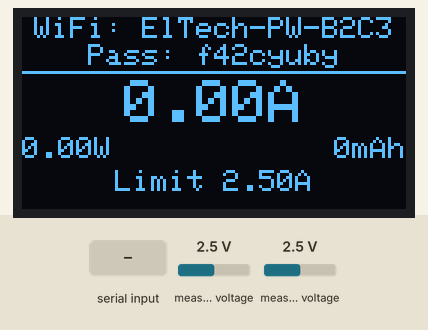
Recording of a sketch running on a simulated ESP32-C3. On the bench: 128×64 one-colour display. Wiring (inferred from the names in the program): ADS1115 converter at I2C address 0x48. The inputs (shaded band) are chosen by the test bench; at power-on: measured voltage 2.5 V. Random numbers use the default seed unless the sketch sets one; EEPROM starts erased; what the sketch prints to the serial monitor is not drawn.

Above: at 9.4 s.
9.5 s: measured voltage (sensor 200) set to 0.1 V
At 12.4 s:
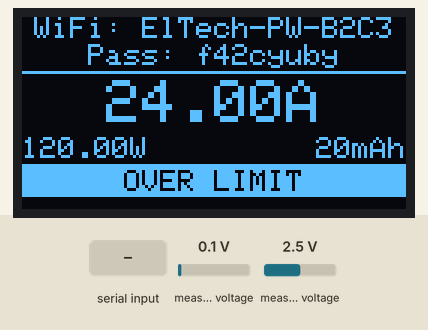
12.5 s: "z90\n" received over Serial
At 13.18 s:
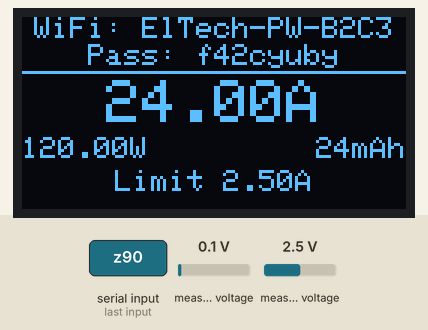
14.9 s: measured voltage (sensor 201) set to 0.1 V
At 15.18 s:
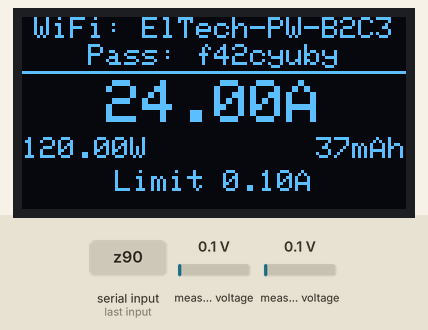
16.9 s: measured voltage (sensor 200) set to 2.5 V
At 18.5 s:
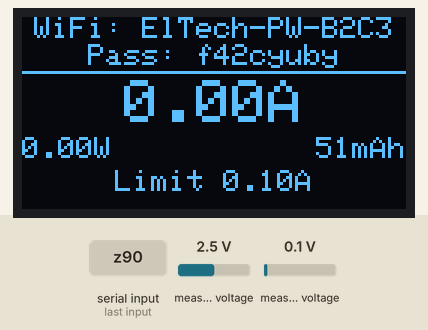
18.9 s: "r90\n" received over Serial
At 20.1 s:
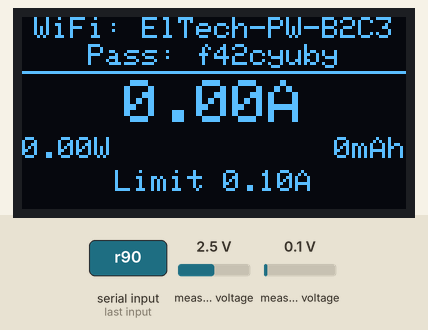
20.9 s: measured voltage (sensor 201) set to 1.2 V
At 21.3 s:
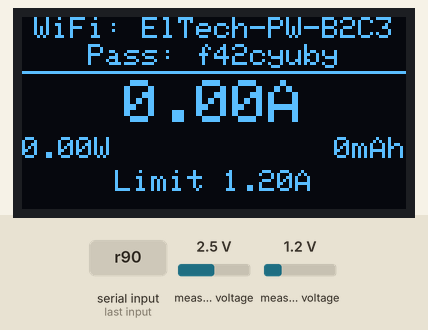
Timing chart, 0 to 23.4 s (numbered marks = the images above; inputs shaded):
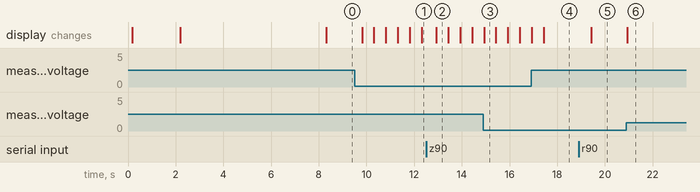

Measured:
- after the input at 9.5 s, the display: first changes after 0.32 s (image 1 shows a later state)
- after the input at 18.9 s, the display: changes after 0.53 s (image 5)
- after the input at 20.9 s, the display: changes at once (image 6)
- what the display in image 2 shows lasts 0.5 s, from 12.9 s to 13.4 s

The sketch:

power_meter.ino
```cpp
// ElTech-Online ESP32 Power Meter — measures the current a low-voltage DC
// device draws, and shows amps, watts and battery use (mAh) on an OLED and a
// web page.
//
// BETA: this sketch compiles but has not been fully tested on hardware yet.
//
// Three techniques in one kit:
//   - ACS712 current sensor  -> CURRENT SENSING: current becomes a voltage
//   - ADS1115 converter      -> an EXTERNAL ADC, far more precise than the
//                               ESP32's own, talked to over I2C register by register
//   - Logic level converter  -> LEVEL SHIFTING: letting a 5 V part and a 3.3 V
//                               board share the same I2C wires safely
// The potentiometer (the knob) sets an over-current warning limit.
//
// SAFETY: LOW-VOLTAGE DC ONLY (batteries, USB, bench supplies up to 24 V).
// Never connect mains electricity to this kit.
//
// Libraries needed (Arduino IDE Library Manager):
//   Adafruit SH110X
//   Adafruit GFX Library
// (click "Install all" if it offers Adafruit BusIO. WiFi and WebServer are
// built into the ESP32 board package. The ADS1115 needs NO library: this
// sketch talks to it directly, which is the lesson.)
// Board package: esp32 by Espressif Systems
//
// How to use:
//   1. Flash this sketch with nothing connected to the sensor's screw terminals.
//   2. Open the web page (WiFi name and password are on the OLED) and press
//      "Set zero". This teaches the meter what "no current" looks like.
//   3. Wire the sensor's two screw terminals IN SERIES with your load: cut
//      into ONE wire going to the load, and put the sensor in the gap.
//   4. Type your supply voltage on the page so the watts are right.
// Full source, wiring diagram and setup guide: github.com/eltech-online/eltech-esp32-power-meter
//
// ---------------------------------------------------------------------------
// New to Arduino code? How to read this file
// ---------------------------------------------------------------------------
// Lines starting with // are comments: notes for people, ignored by the board.
// The file is in this order, and you can read it top to bottom:
//   1. Settings       - pin numbers and sensor values you can safely change
//   2. ADS1115        - reading a voltage from the converter chip over I2C
//   3. Measuring      - turning that voltage into amps, watts and mAh
//   4. Web server     - what the board sends to your browser
//   5. setup()        - runs ONCE when the board is powered on
//   6. loop()         - then runs over and over, forever
//   7. OLED screen    - drawing the readings on the display
//   8. Self-test      - checking every part works at power-on
// A good first experiment: change LIMIT_FULL_SCALE_AMPS below and upload.

#include <WebServer.h>
#include <Preferences.h>   // saves the zero point and supply voltage in flash
#include <Wire.h>          // the I2C bus
#include <Adafruit_GFX.h>
#include <Adafruit_SH110X.h>

// ---- WiFi Access Point settings ----
// Leave both empty ("") and every board gets its OWN network name (e.g.
// "ElTech-PW-A3F2") and its OWN random 8-character password, saved in flash.
// Or type your own: name up to 32 characters, password 8-63 characters.
const char* AP_SSID     = "";
const char* AP_PASSWORD = "";
const bool  AP_OPEN_NETWORK = false;  // true = no password at all
#define KIT_SSID_PREFIX "ElTech-PW-"
#define KIT_PREFS       "power"       // name of this kit's flash "notebook"
#include "eltech_wifi.h"     // starts the WiFi network (second tab in the IDE)
#include "logo_bitmap.h"     // shop logo bitmap for the OLED splash screen
#include "page_template.h"   // the web page's HTML

// ---- I2C ----
#define I2C_SDA 8
#define I2C_SCL 9
#define OLED_ADDR    0x3C   // try 0x3D if the screen stays blank
#define ADS1115_ADDR 0x48   // the ADS1115's address with its ADDR pin on GND

// ---- Which ADS1115 input is which ----
#define CHANNEL_CURRENT 0   // A0 = ACS712 OUT
#define CHANNEL_KNOB    1   // A1 = potentiometer middle pin

// ---- The current sensor ----
// The ACS712 turns current into voltage. With no current its output sits at
// half its supply (about 2.5 V), and it moves 100 mV for every amp: up for
// current one way, down for the other. This number is for the 20 A version.
// (The 5 A version is 185 mV per amp and the 30 A version is 66.)
const float SENSOR_MV_PER_AMP = 100.0;
// Readings closer to zero than this are shown as 0. The sensor's output is a
// little noisy, and a meter that flickers between 0.02 and -0.03 A with
// nothing connected just looks broken.
const float NOISE_FLOOR_AMPS = 0.06;

// Turning the knob from one end to the other sets the warning limit from 0 A
// up to this many amps.
const float LIMIT_FULL_SCALE_AMPS = 5.0;

#define SCREEN_WIDTH 128
#define SCREEN_HEIGHT 64

Adafruit_SH1106G display(SCREEN_WIDTH, SCREEN_HEIGHT, &Wire, -1);
WebServer server(80);

bool oledOK = false, adsOK = false, sensorOK = false;
bool selfTestPassed = false;

// Saved in flash:
float zeroMv = 2500.0;      // the sensor's output with no current flowing
bool zeroSaved = false;
float supplyVolts = 5.0;    // your load's supply voltage, typed on the web page

// The latest measurements. "float" is a number with a decimal point.
float sensorMv = 0;         // raw sensor output, in millivolts
float amps = 0;
float watts = 0;
float limitAmps = 0;        // set by the knob
double mAh = 0;             // charge used so far (what battery capacity is measured in)
double wattHours = 0;       // energy used so far
bool overLimit = false;

void centerText(const String& text, int y, int textSize);
void drawDataScreen();
bool runSelfTest();

// ---------------------------------------------------------------------------
// ADS1115 — reading a voltage over I2C, without a library
// ---------------------------------------------------------------------------
// Why not just use one of the ESP32's own analog pins? Two reasons:
//   - the ESP32's ADC has 12 bits (4096 steps) and is not very straight;
//     the ADS1115 has 16 bits (65536 steps) and is accurate
//   - the ESP32 can only measure up to about 2.5 V, and this sensor's output
//     goes up to nearly 5 V
//
// An I2C chip is a set of numbered "registers", like pigeonholes. You write a
// number into one to tell the chip what to do, and read a number out of
// another to get the answer. The ADS1115 has two that matter here:
//   register 1 = CONFIG:     what to measure and how
//   register 0 = CONVERSION: the result
//
// The 16 bits written to CONFIG mean (see the ADS1115 datasheet, table 8):
//   bit 15      1    = start one measurement now
//   bits 14-12  100  = measure input A0 against ground (101 = A1, 110 = A2, 111 = A3)
//   bits 11-9   000  = range +/-6.144 V  (each step is then 0.1875 mV)
//   bit 8       1    = measure once, then sleep
//   bits 7-5    100  = 128 measurements per second
//   bits 4-0    00011 = alert pin not used
// Put together for A0 that is 1100 0001 1000 0011 in binary = 0xC183 in hex.
const float ADS_MV_PER_STEP = 0.1875;

// Reads one input (0-3) and returns its voltage in millivolts, or -1 if the
// chip didn't answer.
float readAdsMillivolts(int channel) {
  uint16_t config = 0xC183 + (channel << 12);   // put the channel into bits 14-12

  // Write the two bytes of config into register 1.
  Wire.beginTransmission(ADS1115_ADDR);
  Wire.write(1);                // which register
  Wire.write(config >> 8);      // the top 8 bits...
  Wire.write(config & 0xFF);    // ...then the bottom 8 bits
  if (Wire.endTransmission() != 0) return -1;   // not 0 = the chip didn't answer

  delay(9);                     // one measurement takes 1/128 s = about 8 ms

  // Point at register 0, then read its two bytes.
  Wire.beginTransmission(ADS1115_ADDR);
  Wire.write(0);
  if (Wire.endTransmission() != 0) return -1;
  if (Wire.requestFrom(ADS1115_ADDR, 2) != 2) return -1;
  int16_t steps = (Wire.read() << 8) | Wire.read();   // glue the two bytes back together

  return steps * ADS_MV_PER_STEP;
}

// The same, averaged over several readings for a steadier number.
float readAdsAveraged(int channel, int samples) {
  float total = 0;
  for (int i = 0; i < samples; i++) {
    float mv = readAdsMillivolts(channel);
    if (mv < 0) return -1;
    total += mv;
  }
  return total / samples;
}

// ---------------------------------------------------------------------------
// Measuring
// ---------------------------------------------------------------------------

// Takes the readings and works out amps, watts and the running totals.
// Called every half second from loop().
void measure() {
  static unsigned long lastMs = 0;

  float mv = readAdsAveraged(CHANNEL_CURRENT, 8);
  float knobMv = readAdsMillivolts(CHANNEL_KNOB);
  if (mv < 0 || knobMv < 0) {       // the chip stopped answering
    adsOK = false;
    return;
  }
  adsOK = true;
  sensorMv = mv;

  // Current: how far the output has moved from its no-current level, divided
  // by how far it moves per amp. Example: 2650 mV with zero at 2500 mV is
  // 150 mV away, and 150 / 100 = 1.5 A.
  amps = (sensorMv - zeroMv) / SENSOR_MV_PER_AMP;
  if (fabs(amps) < NOISE_FLOOR_AMPS) amps = 0;
  amps = fabs(amps);                // show it positive whichever way round it is wired

  // Power in watts = volts x amps.
  watts = supplyVolts * amps;

  // The knob: 0-5 V on its middle pin becomes 0 to LIMIT_FULL_SCALE_AMPS.
  limitAmps = constrain(knobMv / 5000.0, 0.0, 1.0) * LIMIT_FULL_SCALE_AMPS;
  overLimit = limitAmps > 0.05 && amps > limitAmps;

  // Running totals. Current x time = charge. We know the current now and how
  // long it is since the last measurement, so each time round we add that
  // small slice on. 3600000 is the number of milliseconds in an hour.
  unsigned long now = millis();
  if (lastMs != 0) {
    double hours = (now - lastMs) / 3600000.0;
    mAh += amps * 1000.0 * hours;
    wattHours += watts * hours;
  }
  lastMs = now;
}

// Saves the sensor's present output as "no current". Returns a message.
String setZero() {
  float mv = readAdsAveraged(CHANNEL_CURRENT, 32);
  if (mv < 0) return "The ADS1115 is not answering. Check the wiring.";
  if (mv < 2000 || mv > 3000) {
    return "Reading of " + String(mv, 0) + " mV is not near 2500. Is current flowing, or the sensor on 3.3V?";
  }
  zeroMv = mv;
  zeroSaved = true;
  Preferences prefs;
  prefs.begin(KIT_PREFS, false);
  prefs.putFloat("zero_mv", zeroMv);
  prefs.end();
  return "Zero saved: " + String(zeroMv, 1) + " mV.";
}

// ---------------------------------------------------------------------------
// Web server
// ---------------------------------------------------------------------------
// A browser asks the board for an address, and the matching function below
// sends the answer. setup() connects each address to its function.

void handleRoot() {
  server.sendHeader("Cache-Control", "no-store, no-cache, must-revalidate");
  server.send(200, "text/html", PAGE_TEMPLATE);
}

void handleStyle() {
  server.send(200, "text/css", STYLE_CSS);
}

// "/data" -> the measurements as JSON, a simple text format programs can read.
// The page asks for it once a second.
String dataJson(const String& message) {
  String json = "{";
  json += "\"amps\":\"" + String(amps, 2) + " A\",";
  json += "\"watts\":\"" + String(watts, 2) + " W\",";
  json += "\"mah\":\"" + String(mAh, 1) + " mAh\",";
  json += "\"wh\":\"" + String(wattHours, 3) + " Wh\",";
  json += "\"limit\":\"" + String(limitAmps, 2) + " A\",";
  json += "\"over\":" + String(overLimit ? "true" : "false") + ",";
  json += "\"sensor_mv\":\"" + String(sensorMv, 1) + " mV\",";
  json += "\"zero_mv\":\"" + String(zeroMv, 1) + " mV\",";
  json += "\"zero_saved\":" + String(zeroSaved ? "true" : "false") + ",";
  json += "\"volts\":" + String(supplyVolts, 1) + ",";
  json += "\"ads\":" + String(adsOK ? "true" : "false") + ",";
  json += "\"msg\":\"" + message + "\",";
  json += "\"selftest\":\"" + String(selfTestPassed ? "PASS" : "FAIL") + "\"}";
  return json;
}

void sendData(const String& message) {
  server.sendHeader("Cache-Control", "no-store, no-cache, must-revalidate");
  server.send(200, "application/json", dataJson(message));
}

void handleData()  { sendData(""); }
void handleZero()  { sendData(setZero()); }

// "/reset" -> the mAh and Wh totals go back to nothing.
void handleReset() {
  mAh = 0;
  wattHours = 0;
  sendData("Totals reset.");
}

// "/volts?v=12" -> your load's supply voltage, saved in flash.
void handleVolts() {
  supplyVolts = constrain(server.arg("v").toFloat(), 0.0, 60.0);
  Preferences prefs;
  prefs.begin(KIT_PREFS, false);
  prefs.putFloat("volts", supplyVolts);
  prefs.end();
  sendData("Supply voltage saved.");
}

// ---------------------------------------------------------------------------
// setup() runs once at power-on, loop() then runs forever
// ---------------------------------------------------------------------------

void setup() {
  Serial.begin(115200);
  Wire.begin(I2C_SDA, I2C_SCL);

  oledOK = display.begin(OLED_ADDR, true);
  if (oledOK) {
    display.setTextColor(SH110X_WHITE);   // required, or no text is drawn
    display.setTextWrap(false);
  }

  // -1 is what getFloat() hands back if nothing was ever saved.
  Preferences prefs;
  prefs.begin(KIT_PREFS, true);           // true = read only
  float savedZero = prefs.getFloat("zero_mv", -1);
  supplyVolts = prefs.getFloat("volts", 5.0);
  prefs.end();
  if (savedZero > 0) { zeroMv = savedZero; zeroSaved = true; }

  Serial.println("========================================");
  Serial.println("           ElTech-Online");
  Serial.println("      ESP32 Power Meter (BETA)");
  Serial.println("========================================");

  wifiOK = startAccessPoint();
  selfTestPassed = runSelfTest();
  printWifiDetails();
  Serial.printf("Zero point: %.1f mV (%s). Type z = set zero, r = reset totals\n",
                zeroMv, zeroSaved ? "saved" : "default, press Set zero");

  server.on("/", handleRoot);
  server.on("/style.css", handleStyle);
  server.on("/data", handleData);
  server.on("/zero", HTTP_POST, handleZero);
  server.on("/reset", HTTP_POST, handleReset);
  server.on("/volts", HTTP_POST, handleVolts);
  server.begin();

  if (oledOK) {
    display.clearDisplay();
    display.drawBitmap((SCREEN_WIDTH - LOGO_WIDTH) / 2, 0, logo_bmp, LOGO_WIDTH, LOGO_HEIGHT, SH110X_WHITE);
    centerText("ElTech-Online", 36, 1);
    centerText("Power Meter", 48, 1);
    display.display();
    delay(2000);
    if (wifiOK) {
      display.clearDisplay();
      centerText("Connect to WiFi:", 0, 1);
      centerText(apSsid, 12, 1);
      centerText(AP_OPEN_NETWORK ? String("(open network)") : "Pass: " + apPassword, 24, 1);
      centerText("then open:", 36, 1);
      centerText(apUrl, 48, 1);
      display.display();
      delay(6000);
    }
  }
}

void loop() {
  server.handleClient();   // answer any browser that's waiting

  // Serial Monitor shortcuts: type z or r and press Enter.
  while (Serial.available()) {
    char c = Serial.read();
    if (c == 'z') Serial.println(setZero());
    if (c == 'r') { mAh = 0; wattHours = 0; Serial.println("Totals reset."); }
  }

  // Measure every half second WITHOUT stopping the web server. millis() is the
  // number of milliseconds since the board started; we note when we last
  // measured and only measure again once 500 ms have gone by. ("static" makes
  // lastMeasure keep its value between runs of loop().)
  static unsigned long lastMeasure = 0;
  if (millis() - lastMeasure >= 500) {
    lastMeasure = millis();
    measure();
    Serial.printf("%.2f A  %.2f W  %.1f mAh  (sensor %.1f mV, limit %.2f A)%s\n",
                  amps, watts, mAh, sensorMv, limitAmps, overLimit ? "  OVER LIMIT" : "");
    if (oledOK) drawDataScreen();
  }
}

// The live data screen:
//
//   y=0   WiFi: ElTech-PW-A3F2      <- network name
//   y=9   Pass: abcd2345            <- password
//   y=21      1.52A                 <- big current reading (text size 2)
//   y=40  7.60W           84mAh     <- power, and charge used so far
//   y=50  Limit 2.50A               <- the knob's warning limit (or OVER LIMIT)
void drawDataScreen() {
  display.clearDisplay();

  if (wifiOK) {
    String nameLine = "WiFi: " + apSsid;
    centerText(nameLine.length() <= 21 ? nameLine : apSsid, 0, 1);
    String passLine = AP_OPEN_NETWORK ? String("Open network") : "Pass: " + apPassword;
    centerText(passLine.length() <= 21 ? passLine : apPassword, 9, 1);
  } else {
    centerText("WiFi FAILED", 0, 1);
    centerText(wifiError, 9, 1);
  }
  display.drawLine(0, 18, SCREEN_WIDTH, 18, SH110X_WHITE);

  if (!adsOK) {
    centerText("ADS1115", 22, 2);
    centerText("not answering", 44, 1);
    display.display();
    return;
  }

  centerText(String(amps, 2) + "A", 21, 2);

  display.setTextSize(1);
  display.setCursor(0, 40);
  display.print(String(watts, 2) + "W");
  String charge = String(mAh, 0) + "mAh";
  display.setCursor(SCREEN_WIDTH - charge.length() * 6, 40);   // 6 pixels per character
  display.print(charge);

  // Flash "OVER LIMIT" on and off twice a second when the current is too high.
  if (overLimit && (millis() / 500) % 2 == 0) {
    display.fillRect(0, 49, SCREEN_WIDTH, 11, SH110X_WHITE);
    display.setTextColor(SH110X_BLACK);
    centerText("OVER LIMIT", 51, 1);
    display.setTextColor(SH110X_WHITE);
  } else {
    centerText("Limit " + String(limitAmps, 2) + "A", 51, 1);
  }
  display.display();
}

// Draws `text` horizontally centered at the given y, for the given text size.
// Each character of the default font is 6 pixels wide at size 1.
void centerText(const String& text, int y, int textSize) {
  display.setTextSize(textSize);
  int x = (SCREEN_WIDTH - (int)text.length() * 6 * textSize) / 2;
  if (x < 0) x = 0;
  display.setCursor(x, y);
  display.print(text);
}

// Checks each part is connected AND gives a believable first reading, prints
// the result to Serial, and returns true only if everything passed.
bool runSelfTest() {
  Serial.println("--- Self-test ---");
  Serial.print("OLED (SH1106): "); Serial.println(oledOK ? "OK" : "NOT FOUND");

  // An I2C chip that is there "acknowledges" its address. This also proves the
  // level converter is passing the signals both ways.
  Wire.beginTransmission(ADS1115_ADDR);
  adsOK = Wire.endTransmission() == 0;
  Serial.print("ADS1115:       "); Serial.println(adsOK ? "OK" : "NOT FOUND");

  // The current sensor can't be "found" like an I2C chip. With no current
  // flowing, a working one powered from 5 V sits near 2500 mV.
  Serial.print("ACS712:        ");
  if (!adsOK) {
    Serial.println("NOT TESTED (needs the ADS1115)");
  } else {
    float mv = readAdsAveraged(CHANNEL_CURRENT, 8);
    sensorOK = mv > 2000 && mv < 3000;
    Serial.printf("%s (%.0f mV at rest)\n", sensorOK ? "OK" : "BAD READING", mv);
  }

  Serial.print("Knob:          ");
  if (!adsOK) {
    Serial.println("NOT TESTED (needs the ADS1115)");
  } else {
    Serial.printf("%.0f mV (turn it and watch the limit change)\n", readAdsMillivolts(CHANNEL_KNOB));
  }

  Serial.print("WiFi AP:       ");
  if (wifiOK) { Serial.println("OK"); } else { Serial.print("FAILED ("); Serial.print(wifiError); Serial.println(")"); }

  bool passed = oledOK && adsOK && sensorOK && wifiOK;
  Serial.print("RESULT:        "); Serial.println(passed ? "PASS" : "FAIL");
  return passed;
}
```

Source omitted: eltech_wifi.h (6594 bytes), logo_bitmap.h (data table, 2048 bytes), page_template.h (3837 bytes)
